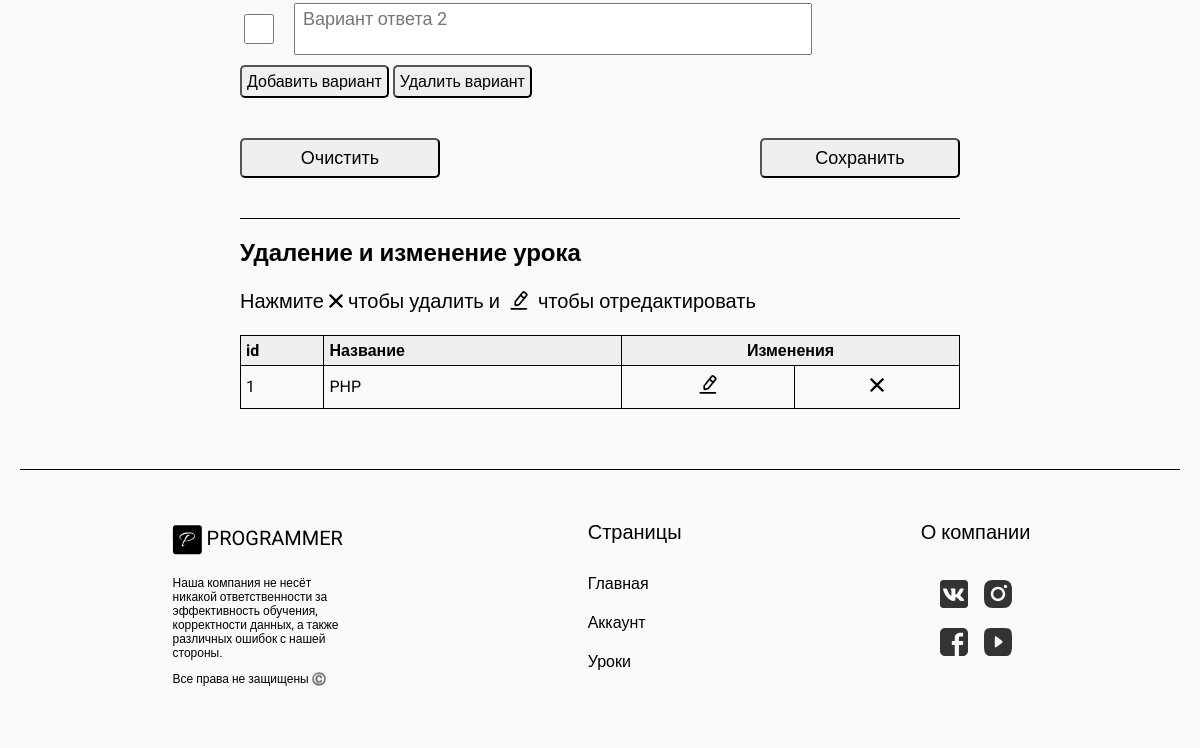
The app's page /lessoncreate (lower part), older data.
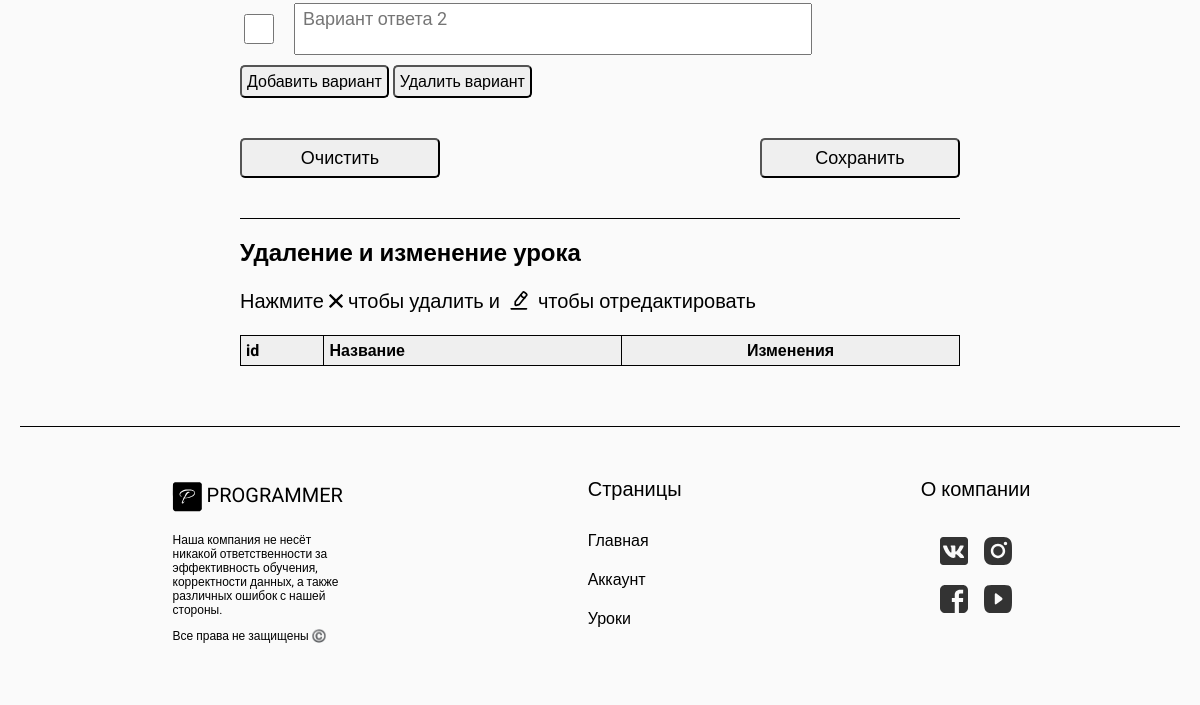
The same page, newer data.
### app.py (models this page shows)
class Lessons(db.Model):
    __tablename__ = 'lessons'
    id = db.Column(db.Integer, primary_key=True)
    title = db.Column(db.String(100), nullable=False)
    text = db.Column(db.Text, nullable=False)
    questions = db.relationship('Questions', backref='lesson', lazy=True)
    passed = db.relationship('UsersPassed', backref='lesson', lazy=True)

### app.py (the view)
@app.route('/lessoncreate', methods=['GET','POST'])
def lessonsadmin():
    lessons = Lessons.query.all()
    return render_template('lessoncreate.html', lessons=lessons, active_page='lessons')

### templates/lessoncreate.html (shortened to what this page needs)
{% extends 'pattern.html' %}
{% block main %}
<div class="interactions">
    <form method="post" class="interactions-form" enctype="multipart/form-data">
        <div class="interactions-form-group">
            <div class="interactions-form-questions">
                <div class="interactions-form-questions-options" id="answer-options">
                    <div class="interactions-form-questions-elem">
                        <input type="checkbox" name="is-correct" class="interactions-form-questions-elem-check" value="2">
                        <textarea type="text" name="answer-text" class="interactions-form-questions-elem-input" placeholder="Вариант ответа 2"></textarea><br>
                    </div>
                </div>
                <button type="button" class="interactions-form-questions-btns" onclick="addAnswer()">Добавить вариант</button>
                <button type="button" class="interactions-form-questions-btns" onclick="removeAnswer()">Удалить вариант</button>
            </div>
        </div>
        <div class="interactions-form-group-btns">
            <button class="interactions-form-group-btns-btn" id="interactions-btn-clear">Очистить</button>
            <button type="submit" class="interactions-form-group-btns-btn" id="interactions-btn-submit">Сохранить</button>
        </div>
    </form>
    <div class="interactions-edit">
        <h2 class="interactions-delete-title">Удаление и изменение урока</h2>
        <p class="interactions-delete-text">Нажмите <img src="../static/img/x-symbol.svg" alt="" class="interactions-edit-xsymbol"> чтобы удалить и <img src="../static/img/pencil-edit.svg" alt="" class="interactions-edit-pencil"> чтобы отредактировать</p>
        <table class="interactions-edit-table">
                <tr class="interactions-edit-table-str">
                    <td class="interactions-edit-table-str-title">id</td>
                    <td class="interactions-edit-table-str-title">Название</td>
                    <td class="interactions-edit-table-str-title" colspan="2">Изменения</td>
                </tr>
            {% for lesson in lessons%}
                <tr class="interactions-edit-table-str" id="interactions-edit-table-str{{lesson.id}}">
                    <td class="interactions-edit-table-str-id">{{ lesson.id }}</td>
                    <td class="interactions-edit-table-str-lesson">{{ lesson.title }}</td>
                    <td class="interactions-edit-table-str-edit"><a href=""> <img src="../static/img/pencil-edit.svg" alt="" class="interactions-edit-pencil"></a></td>
                    <td class="interactions-edit-table-str-btn"><button onclick="deleteLesson('{{lesson.id}}')"><img src="../static/img/x-symbol.svg" alt="" class="interactions-edit-xsymbol"></button></td>
                </tr>
            {% endfor %}
        </table>
    </div>
</div>
{% endblock %}

### templates/pattern.html (shortened to what this page needs)
<!DOCTYPE html>
<html lang="en">
<head>
    <link rel="stylesheet" href="{{ url_for('static', filename='css/main.css') }}">
</head>
<body>
    {% block main %}{% endblock %}
    <footer class="footer">
        <div class="footer-section">
            <div class="footer-section-rights">
                <div class="footer-section-rights-company">
                   <img src="../static/img/Programmer.svg" alt="">
                    <p>PROGRAMMER</p>
                </div>
                <p>Наша компания не несёт никакой ответственности за
                    эффективность обучения, корректности данных, а также различных ошибок с нашей стороны.
                </p>
                <p>Все права не защищены ©️</p>
            </div>
            <div class="footer-section-pages">
                <p>Страницы</p>
                <a href="{{ url_for('index')}}">Главная</a>
                <a href="{{ url_for('account')}}">Аккаунт</a>
                <a href="{{ url_for('lessons')}}">Уроки</a>
            </div>
            <div class="footer-section-cooperation">
                <p>О компании</p>
                <div class="footer-section-cooperation-media">
                    <a href="https://vk.com/">
                        <img src="../static/img/vk.svg" alt="">
                    </a>
                    <a href="https://www.instagram.com/">
                        <img src="../static/img/instagram.svg" alt="">
                    </a>
                    <a href="https://www.facebook.com/">
                        <img src="../static/img/facebook.svg" alt="">
                    </a>
                    <a href="https://www.youtube.com">
                        <img src="../static/img/youtube.svg" alt="">
                    </a>
                </div>
            </div>
        </div>
    </footer>
</body>
</html>

### static/css/main.css (style rules this page uses)
body { margin: 0; }
html { background-color: rgb(250, 250, 250); }
.footer { max-width: 1200px; color: black; display: flex; justify-content: center; margin: 0 auto; padding: 0 20px; }
.footer a { text-decoration: none; color: black; }
.footer .footer-section { width: 100%; display: flex; justify-content: space-around; border-radius: 0 0 50px 50px; border-top: 1px solid black; padding: 50px 30px; }
.footer .footer-section .footer-section-rights { max-width: 179px; }
.footer .footer-section .footer-section-rights p { font-size: 12px; margin-top: 10px; padding-left: 3px; }
.footer .footer-section .footer-section-rights-company { display: flex; align-items: center; margin-bottom: 20px; }
.footer .footer-section .footer-section-rights-company img { width: 34px; }
.footer .footer-section .footer-section-rights-company p { font-size: 20px; margin: 0; }
.footer .footer-section .footer-section-pages { display: flex; flex-direction: column; }
.footer .footer-section .footer-section-pages p { font-size: 20px; margin: 0; margin-bottom: 20px; }
.footer .footer-section .footer-section-pages a { font-size: 16px; margin: 10px 0; transition: 0.3s ease; }
.footer .footer-section .footer-section-cooperation p { font-size: 20px; margin: 0; margin-bottom: 36px; }
.footer .footer-section .footer-section-cooperation-media { display: flex; justify-content: center; width: 80px; flex-wrap: wrap; gap: 16px; margin: 10px auto; text-decoration: none; }
.footer .footer-section .footer-section-cooperation-media img { width: 28px; transition: 0.3s ease; }
.interactions { width: 60%; margin: 60px auto; padding: 0 20px; }
.interactions .interactions-form .interactions-form-group { display: flex; flex-direction: column; }
.interactions .interactions-form .interactions-form-questions .interactions-form-questions-elem { display: flex; align-items: center; }
.interactions .interactions-form .interactions-form-questions .interactions-form-questions-elem .interactions-form-questions-elem-input { padding: 4px 8px; font-size: 18px; margin: 10px 0; width: 500px; resize: none; }
.interactions .interactions-form .interactions-form-questions .interactions-form-questions-elem .interactions-form-questions-elem-check { width: 30px; height: 30px; margin-right: 20px; }
.interactions .interactions-form .interactions-form-questions .interactions-form-questions-btns { width: -moz-fit-content; width: fit-content; padding: 5px; font-size: 16px; border-radius: 5px; cursor: pointer; }
.interactions .interactions-form .interactions-form-group-btns { display: flex; flex-direction: row; justify-content: space-between; margin: 40px 0; }
.interactions .interactions-form .interactions-form-group-btns .interactions-form-group-btns-btn { display: block; width: 200px; font-size: 18px; height: 40px; border-radius: 5px; cursor: pointer; }
.interactions .interactions-edit { border-top: 1px solid black; }
.interactions .interactions-edit .interactions-delete-text { font-size: 20px; display: flex; align-items: center; }
.interactions .interactions-edit .interactions-edit-xsymbol { width: 14px; margin: 0 5px; }
.interactions .interactions-edit .interactions-edit-pencil { width: 28px; margin: 0 5px; }
.interactions .interactions-edit .interactions-edit-table { width: 100%; border-collapse: collapse; }
.interactions .interactions-edit .interactions-edit-table .interactions-edit-table-str .interactions-edit-table-str-title { font-weight: bold; padding: 5px; background: #efefef; border: 1px solid black; }
.interactions .interactions-edit .interactions-edit-table .interactions-edit-table-str td { border: 1px solid black; padding: 5px; }
.interactions .interactions-edit .interactions-edit-table .interactions-edit-table-str td:nth-of-type(3), .interactions .interactions-edit .interactions-edit-table .interactions-edit-table-str td:nth-of-type(4) { text-align: center; }

### templates/pattern.html (style rules this page uses)
* { font-family: "Roboto", sans-serif; }

Row changes from the older to the newer data that the page shows:
removed Lessons: id "1", title "PHP"
